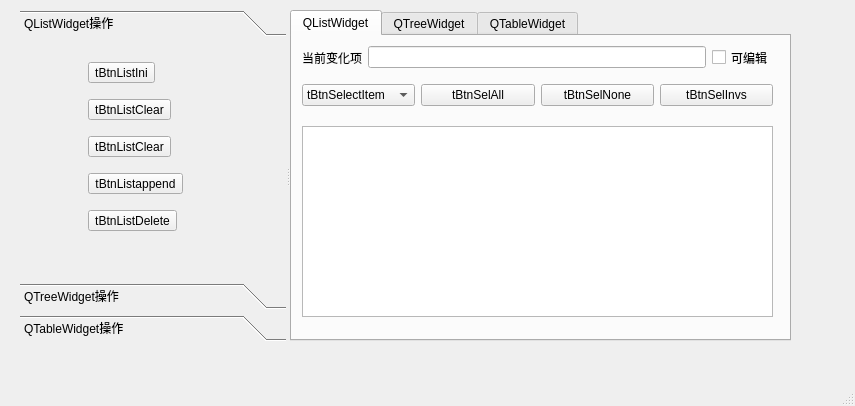
<?xml version="1.0" encoding="UTF-8"?>
<ui version="4.0">
 <class>MainWindow</class>
 <widget class="QMainWindow" name="MainWindow">
  <property name="geometry">
   <rect>
    <x>0</x>
    <y>0</y>
    <width>855</width>
    <height>406</height>
   </rect>
  </property>
  <property name="windowTitle">
   <string>MainWindow</string>
  </property>
  <widget class="QWidget" name="centralwidget">
   <widget class="QSplitter" name="splitter">
    <property name="geometry">
     <rect>
      <x>20</x>
      <y>10</y>
      <width>771</width>
      <height>331</height>
     </rect>
    </property>
    <property name="orientation">
     <enum>Qt::Horizontal</enum>
    </property>
    <widget class="QToolBox" name="toolBox">
     <property name="maximumSize">
      <size>
       <width>16777215</width>
       <height>16777215</height>
      </size>
     </property>
     <property name="currentIndex">
      <number>0</number>
     </property>
     <widget class="QWidget" name="page">
      <property name="geometry">
       <rect>
        <x>0</x>
        <y>0</y>
        <width>245</width>
        <height>241</height>
       </rect>
      </property>
      <attribute name="label">
       <string>QListWidget操作</string>
      </attribute>
      <widget class="QWidget" name="gridLayoutWidget">
       <property name="geometry">
        <rect>
         <x>0</x>
         <y>10</y>
         <width>231</width>
         <height>191</height>
        </rect>
       </property>
       <layout class="QGridLayout" name="gridLayout">
        <item row="1" column="0">
         <widget class="QToolButton" name="tBtnListClear">
          <property name="text">
           <string>tBtnListClear</string>
          </property>
         </widget>
        </item>
        <item row="2" column="0">
         <widget class="QToolButton" name="tBtnListINsert">
          <property name="text">
           <string>tBtnListClear</string>
          </property>
         </widget>
        </item>
        <item row="3" column="0">
         <widget class="QToolButton" name="tBtnListAppend">
          <property name="text">
           <string>tBtnListappend</string>
          </property>
         </widget>
        </item>
        <item row="0" column="0">
         <widget class="QToolButton" name="tBtnListIni">
          <property name="text">
           <string>tBtnListIni</string>
          </property>
         </widget>
        </item>
        <item row="4" column="0">
         <widget class="QToolButton" name="tBtnListDelete">
          <property name="text">
           <string>tBtnListDelete</string>
          </property>
         </widget>
        </item>
       </layout>
      </widget>
     </widget>
     <widget class="QWidget" name="page_2">
      <property name="geometry">
       <rect>
        <x>0</x>
        <y>0</y>
        <width>245</width>
        <height>241</height>
       </rect>
      </property>
      <attribute name="label">
       <string>QTreeWidget操作</string>
      </attribute>
     </widget>
     <widget class="QWidget" name="page_3">
      <property name="geometry">
       <rect>
        <x>0</x>
        <y>0</y>
        <width>245</width>
        <height>241</height>
       </rect>
      </property>
      <attribute name="label">
       <string>QTableWidget操作</string>
      </attribute>
     </widget>
    </widget>
    <widget class="QTabWidget" name="tabWidget">
     <property name="currentIndex">
      <number>0</number>
     </property>
     <widget class="QWidget" name="tab">
      <attribute name="title">
       <string>QListWidget</string>
      </attribute>
      <widget class="QListWidget" name="listWidget">
       <property name="geometry">
        <rect>
         <x>10</x>
         <y>90</y>
         <width>471</width>
         <height>191</height>
        </rect>
       </property>
      </widget>
      <widget class="QWidget" name="">
       <property name="geometry">
        <rect>
         <x>10</x>
         <y>10</y>
         <width>471</width>
         <height>23</height>
        </rect>
       </property>
       <layout class="QHBoxLayout" name="horizontalLayout">
        <item>
         <widget class="QLabel" name="label">
          <property name="text">
           <string>当前变化项</string>
          </property>
         </widget>
        </item>
        <item>
         <widget class="QLineEdit" name="lineEdit"/>
        </item>
        <item>
         <widget class="QCheckBox" name="checkBox">
          <property name="text">
           <string>可编辑</string>
          </property>
         </widget>
        </item>
       </layout>
      </widget>
      <widget class="QWidget" name="">
       <property name="geometry">
        <rect>
         <x>10</x>
         <y>39</y>
         <width>471</width>
         <height>41</height>
        </rect>
       </property>
       <layout class="QHBoxLayout" name="horizontalLayout_2">
        <item>
         <widget class="QComboBox" name="tBtnSelectItem">
          <item>
           <property name="text">
            <string>tBtnSelectItem</string>
           </property>
          </item>
         </widget>
        </item>
        <item>
         <widget class="QPushButton" name="pushButton">
          <property name="text">
           <string>tBtnSelAll</string>
          </property>
         </widget>
        </item>
        <item>
         <widget class="QPushButton" name="pushButton_2">
          <property name="text">
           <string>tBtnSelNone</string>
          </property>
         </widget>
        </item>
        <item>
         <widget class="QPushButton" name="pushButton_3">
          <property name="text">
           <string>tBtnSelInvs</string>
          </property>
         </widget>
        </item>
       </layout>
      </widget>
     </widget>
     <widget class="QWidget" name="tab_2">
      <attribute name="title">
       <string>QTreeWidget</string>
      </attribute>
      <widget class="QTreeWidget" name="treeWidget">
       <property name="geometry">
        <rect>
         <x>110</x>
         <y>90</y>
         <width>121</width>
         <height>91</height>
        </rect>
       </property>
       <column>
        <property name="text">
         <string notr="true">1</string>
        </property>
       </column>
      </widget>
     </widget>
     <widget class="QWidget" name="tab_3">
      <attribute name="title">
       <string>QTableWidget</string>
      </attribute>
      <widget class="QTableWidget" name="tableWidget">
       <property name="geometry">
        <rect>
         <x>60</x>
         <y>80</y>
         <width>311</width>
         <height>161</height>
        </rect>
       </property>
      </widget>
     </widget>
    </widget>
   </widget>
  </widget>
  <widget class="QStatusBar" name="statusbar"/>
 </widget>
 <resources/>
 <connections/>
</ui>
